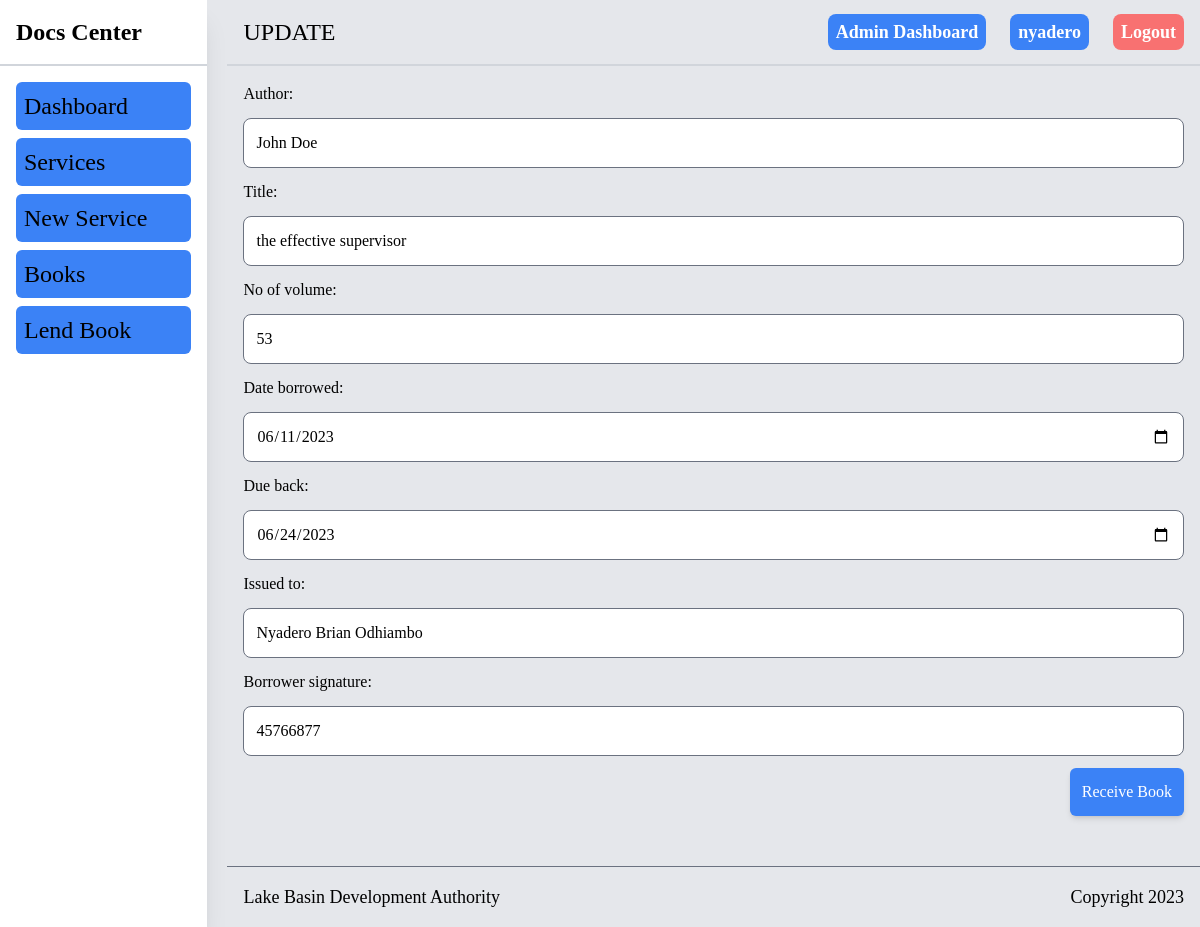
/library/update/1 (signed in), run on the app's committed database.
### library/models.py (models this page shows, shortened)
class Book(models.Model):
    author = models.CharField(max_length=255)
    title = models.CharField(max_length=255)
    no_of_volume = models.CharField(max_length=255, null=True)
    issued_to = models.CharField(max_length=255, null=True)
    borrower_signature = models.IntegerField(null=False)
    created_at = models.DateTimeField(auto_now_add=True)
    returned = models.BooleanField(default=False)
    borrowed = models.BooleanField(default=False)
    issuing_officer = models.ForeignKey(User, related_name="books", on_delete=models.CASCADE, default=1)
    due_back = models.DateField(null=False)
    date_borrowed = models.DateField(null=False)
    date_returned = models.DateField(null = True)
    class Meta:
        ordering = ('title',)
        verbose_name_plural = "Books"

### library/views.py (the view)
# urls.py: re_path(r'^update/(?P<pk>\d+)', views.updateDocument, name="update-document"),
@login_required
def updateDocument(request, pk):
    document = get_object_or_404(Book, pk=pk)
    if request.method == "POST":
        form = NewDocumentForm(instance=document, data=request.POST)
        if form.is_valid():
            form.save()
            return redirect("library:index")
    else:
        form = NewDocumentForm(instance=document)
    return render(request, "library/edit-document.html", {"form": form, "object": document})

### library/forms.py
class NewDocumentForm(forms.ModelForm):
    class Meta:
        model = Book
        fields = ["author", "title", "no_of_volume", "date_borrowed", "due_back", "issued_to", "borrower_signature"]
        widgets = {
            "author": forms.TextInput(attrs={"class": INPUT_CLASS, "placeholder": "Author of the book"}),
            "title": forms.TextInput(attrs={"class": INPUT_CLASS, "placeholder": "Title of the book"}),
            "no_of_volume": forms.TextInput(attrs={"class": INPUT_CLASS, "placeholder": "Volume number"}),
            "date_borrowed": forms.DateInput(attrs={"class": INPUT_CLASS, "placeholder": "Title of the book", "type": "date"}),
            "due_back": forms.DateInput(attrs={"class": INPUT_CLASS, "placeholder": "Title of the book", "type": "date"}),
            "issued_to": forms.TextInput(attrs={"class": INPUT_CLASS, "placeholder": "Name of the borrower"}),
            "borrower_signature": forms.NumberInput(attrs={"class": INPUT_CLASS, "placeholder": "Borrower signature"}),
        }

### library/templates/library/edit-document.html (shortened to what this page needs)
{% extends 'core/base.html' %}
{% block crumbs %} Update {% endblock %}
{% block content %}
<div>
   <div>
        <form action="" method="post">
            {{ form.as_p }}
            <div class="flex justify-end w-full">
                <button class="bg-blue-500 text-white p-3 rounded-md shadow-md">Receive Book</button>
            </div>
        </form>
    </div>
</div>
{% endblock %}

### core/templates/core/base.html (shortened to what this page needs)
{% load static tailwind_tags %}
<!DOCTYPE html>
<html lang="en">
	<head>
		{% tailwind_css %}
	</head>
	<body class="bg-gray-200 font-serif leading-normal tracking-normal">
        <section class="flex gap-5">
            <aside class="bg-white shadow-xl w-64">
                <div class="sticky top-0">
                      <div class="p-4 border-b-2 border-b-gray-300">
                    <a href="/" class="font-semibold text-2xl" >Docs Center</a>
                </div>
                <nav class="p-4 w-full">
                    <ul class="">
                        <a href="/" class="text-2xl font-medium text-black dark:text-white mb-4 active::text-red-500">
                           <li class="mb-2 bg-blue-500 p-2 rounded-md w-full cursor-pointer focus:bg-blue-900">Dashboard</li>
                        </a>
                        <a href="{% url 'services:index' %}" class="text-2xl font-medium text-black dark:text-white mb-4">
                            <li class="mb-2 bg-blue-500 p-2 rounded-md w-full cursor-pointer focus:bg-blue-900">Services</li>
                        </a>
                        <a href="{% url 'services:new-request' %}" class="text-2xl font-medium text-black dark:text-white mb-4">
                            <li class="mb-2 bg-blue-500 p-2 rounded-md w-full cursor-pointer focus:bg-blue-900">New Service</li>
                        </a>
                        <a href="{% url 'library:index' %}" class="text-2xl font-medium text-black dark:text-white mb-4">
                            <li class="mb-2 bg-blue-500 p-2 rounded-md w-full cursor-pointer focus:bg-blue-900">Books</li>
                        </a>
                        <a href="{% url 'library:new-document' %}" class="text-2xl font-medium text-black dark:text-white mb-4">
                            <li class="mb-2 bg-blue-500 p-2 rounded-md w-full cursor-pointer focus:bg-blue-900">Lend Book</li>
                        </a>
                    </ul>
                </nav>
                </div>
            </aside>
            <section class="container mx-auto w-full">
                <nav class="w-full flex justify-between items-center p-4 sticky top-0 container mx-auto border-b-2 border-b-gray-300 z-20 bg-gray-200">
                            <div>
                        <h3 class="text-2xl font-medium uppercase">{% block crumbs %}{% endblock %}</h3>
                    </div>
                    <ul class="flex items-center space-x-6">
                        {% if request.user.is_authenticated %}
                        <li><a href="{% url 'admin:index' %}" class="text-lg font-semibold bg-blue-500 hover:bg-blue-700 text-white rounded-lg p-2">Admin Dashboard</a></li>
                        <li><a href="#" class="text-lg font-semibold bg-blue-500 hover:bg-blue-700 text-white rounded-lg p-2">{{request.user.username}}</a></li>
                        <li><a href="{% url 'logout' %}" class="text-lg font-semibold bg-red-400 hover:bg-red-700 text-white rounded-lg p-2">Logout</a></li>
                        {% else %}
                            <li><a href="{% url 'core:login' %}" class="text-lg font-semibold bg-blue-500 hover:bg-blue-700 text-white rounded-lg p-2">Login</a></li>
                            <li><a href="{% url 'admin:index' %}" class="text-lg font-semibold bg-blue-500 hover:bg-blue-700 text-white rounded-lg p-2">Admin</a></li>
                        {% endif %}
                    </ul>
                    </nav>
                <section class="min-h-screen">
			        <section class="min-h-screen p-4">
                       {% block content %}{% endblock %}
			        </section>
                </section>
                <footer class="container mx-auto border-t border-t-gray-500 p-4 flex justify-between items-center">
                    <h3 class="text-lg font-medium">Lake Basin Development Authority</h3>
                    <small class="text-lg font-medium" id="copyright">Copyright  </small>
                </footer>
            </section>
        </section>
	</body>
</html>

### data on the page
Book: author "John Doe", title "the effective supervisor", no_of_volume "53", date_borrowed "06/11/2023", due_back "06/24/2023", issued_to "Nyadero Brian Odhiambo", borrower_signature "45766877"

### other printed values
{{ request.user.username }} "nyadero"
